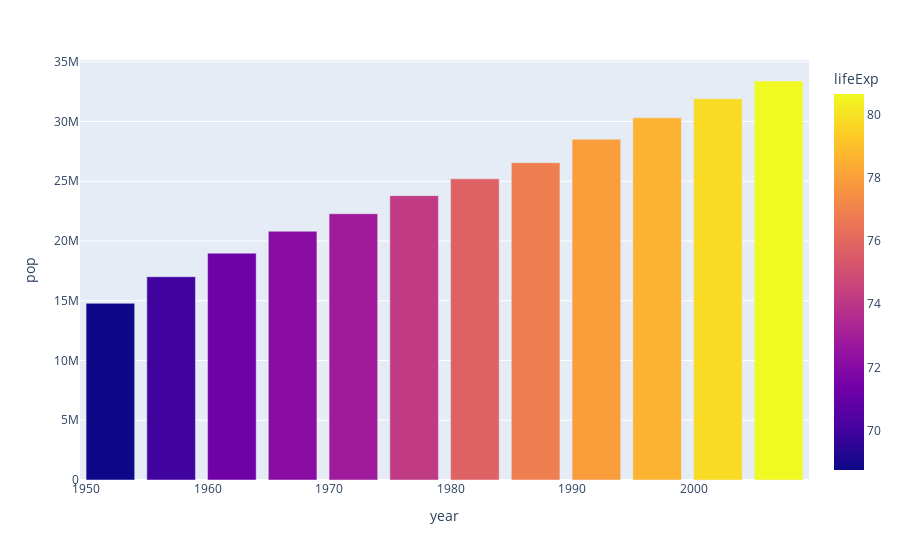

This figure's notebook cell:
### Code cell
fig=px.bar(canada_data,x='year',y='pop',color='lifeExp',height=400)
fig.show()

### Figure 1 — Plotly figure (JSON) as saved in the notebook; plotly's stock layout.template omitted (floating-point values rounded to 4 significant figures)
{"data": [{"alignmentgroup": "True", "hovertemplate": "year=%{x}<br>pop=%{y}<br>lifeExp=%{marker.color}<extra></extra>", "legendgroup": "", "marker": {"color": [68.75, 69.96, 71.3, 72.13, 72.88, 74.21, 75.76, 76.86, 77.95, 78.61, 79.77, 80.65], "coloraxis": "coloraxis", "pattern": {"shape": ""}}, "name": "", "offsetgroup": "", "orientation": "v", "showlegend": false, "textposition": "auto", "type": "bar", "x": [1952, 1957, 1962, 1967, 1972, 1977, 1982, 1987, 1992, 1997, 2002, 2007], "xaxis": "x", "y": [14785584, 17010154, 18985849, 20819767, 22284500, 23796400, 25201900, 26549700, 28523502, 30305843, 31902268, 33390141], "yaxis": "y"}], "layout": {"autosize": true, "barmode": "relative", "coloraxis": {"colorbar": {"title": {"text": "lifeExp"}}, "colorscale": [[0, "#0d0887"], [0.1111, "#46039f"], [0.2222, "#7201a8"], [0.3333, "#9c179e"], [0.4444, "#bd3786"], [0.5556, "#d8576b"], [0.6667, "#ed7953"], [0.7778, "#fb9f3a"], [0.8889, "#fdca26"], [1, "#f0f921"]]}, "legend": {"tracegroupgap": 0}, "margin": {"t": 60}, "xaxis": {"anchor": "y", "autorange": true, "domain": [0, 1], "range": [1950.0, 2010.0], "title": {"text": "year"}, "type": "linear"}, "yaxis": {"anchor": "x", "autorange": true, "domain": [0, 1], "range": [0, 35150000.0], "title": {"text": "pop"}, "type": "linear"}}}
